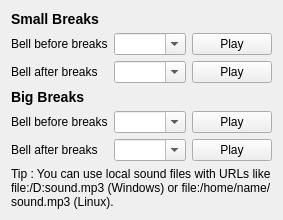
          <widget class="QWidget" name="soundPage">
           <layout class="QVBoxLayout" name="verticalLayout">
            <item>
             <widget class="QLabel" name="label_25">
              <property name="text">
               <string>&lt;h3&gt;Small Breaks&lt;/h3&gt;</string>
              </property>
             </widget>
            </item>
            <item>
             <layout class="QGridLayout" name="gridLayout_6" columnstretch="0,1,0">
              <item row="1" column="0">
               <widget class="QLabel" name="label_28">
                <property name="toolTip">
                 <string>Try restart Sane Break if no sound</string>
                </property>
                <property name="text">
                 <string>Bell after breaks</string>
                </property>
               </widget>
              </item>
              <item row="1" column="1">
               <widget class="QComboBox" name="smallEndBellSelect">
                <property name="editable">
                 <bool>true</bool>
                </property>
               </widget>
              </item>
              <item row="1" column="2">
               <widget class="QPushButton" name="playSmallEnd">
                <property name="text">
                 <string>Play</string>
                </property>
               </widget>
              </item>
              <item row="0" column="2">
               <widget class="QPushButton" name="playSmallStart">
                <property name="text">
                 <string>Play</string>
                </property>
               </widget>
              </item>
              <item row="0" column="0">
               <widget class="QLabel" name="label_26">
                <property name="toolTip">
                 <string>Try restart Sane Break if no sound</string>
                </property>
                <property name="text">
                 <string>Bell before breaks</string>
                </property>
               </widget>
              </item>
              <item row="0" column="1">
               <widget class="QComboBox" name="smallStartBellSelect">
                <property name="editable">
                 <bool>true</bool>
                </property>
               </widget>
              </item>
             </layout>
            </item>
            <item>
             <widget class="QLabel" name="label_38">
              <property name="text">
               <string>&lt;h3&gt;Big Breaks&lt;/h3&gt;</string>
              </property>
             </widget>
            </item>
            <item>
             <layout class="QGridLayout" name="gridLayout_8" columnstretch="0,1,0">
              <item row="0" column="1">
               <widget class="QComboBox" name="bigStartBellSelect">
                <property name="sizePolicy">
                 <sizepolicy hsizetype="Preferred" vsizetype="Fixed">
                  <horstretch>0</horstretch>
                  <verstretch>0</verstretch>
                 </sizepolicy>
                </property>
                <property name="editable">
                 <bool>true</bool>
                </property>
               </widget>
              </item>
              <item row="0" column="0">
               <widget class="QLabel" name="label_33">
                <property name="text">
                 <string>Bell before breaks</string>
                </property>
               </widget>
              </item>
              <item row="0" column="2">
               <widget class="QPushButton" name="playBigStart">
                <property name="text">
                 <string>Play</string>
                </property>
               </widget>
              </item>
              <item row="1" column="2">
               <widget class="QPushButton" name="playBigEnd">
                <property name="text">
                 <string>Play</string>
                </property>
               </widget>
              </item>
              <item row="1" column="1">
               <widget class="QComboBox" name="bigEndBellSelect">
                <property name="editable">
                 <bool>true</bool>
                </property>
               </widget>
              </item>
              <item row="1" column="0">
               <widget class="QLabel" name="label_35">
                <property name="text">
                 <string>Bell after breaks</string>
                </property>
               </widget>
              </item>
             </layout>
            </item>
            <item>
             <widget class="QLabel" name="label_37">
              <property name="enabled">
               <bool>true</bool>
              </property>
              <property name="text">
               <string>&lt;strong&gt;Tip&lt;/strong&gt;: You can use local sound files with URLs like &lt;code&gt;file:/D:sound.mp3&lt;/code&gt;  (Windows) or &lt;code&gt;file:/home/name/sound.mp3&lt;/code&gt; (Linux).</string>
              </property>
              <property name="wordWrap">
               <bool>true</bool>
              </property>
             </widget>
            </item>
           </layout>
          </widget>
